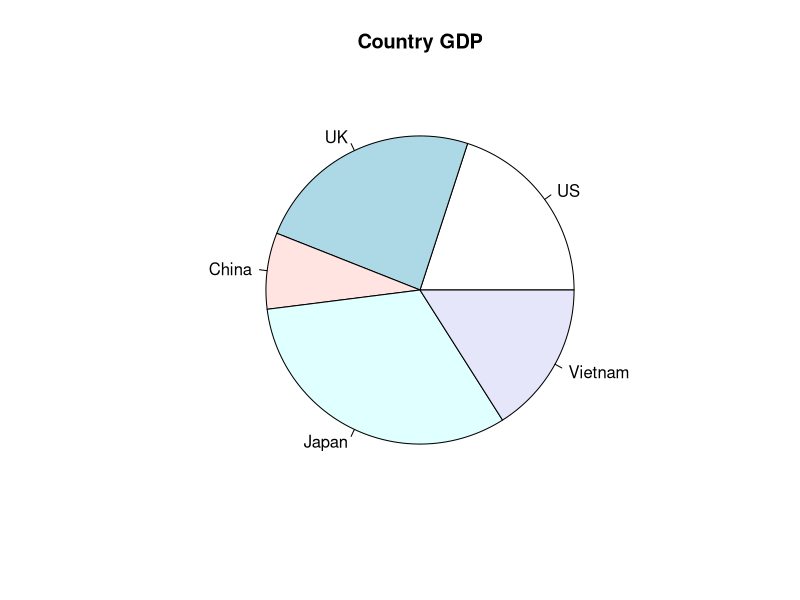
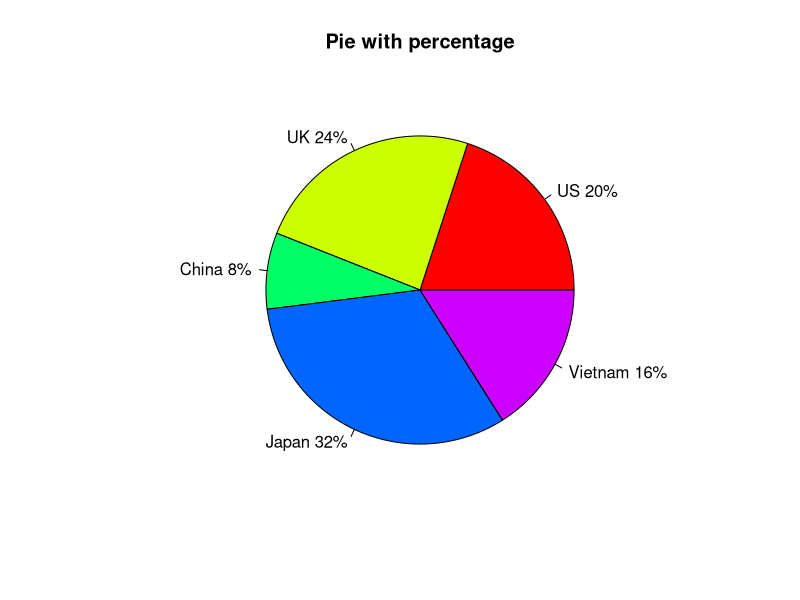
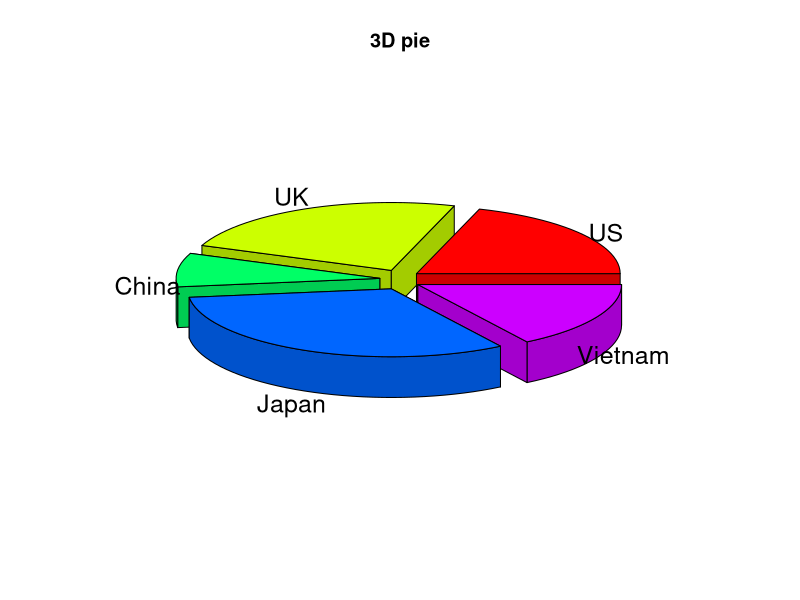
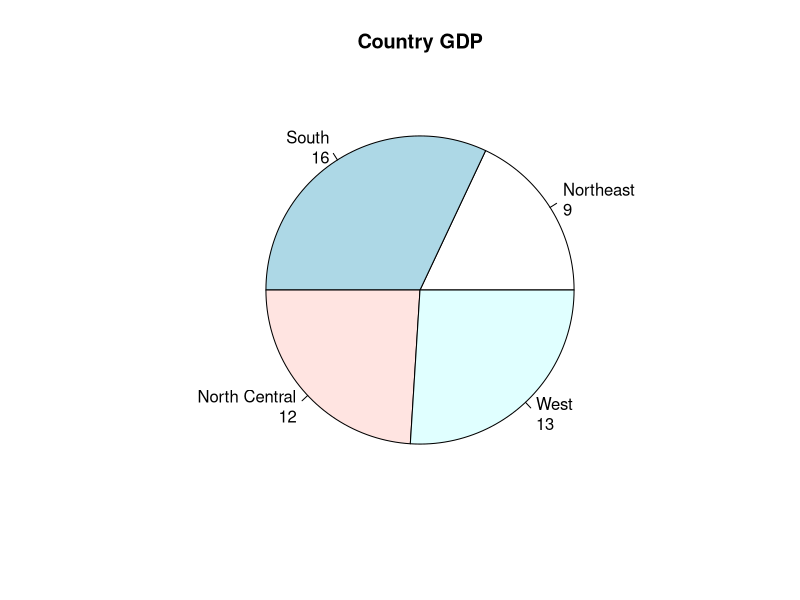
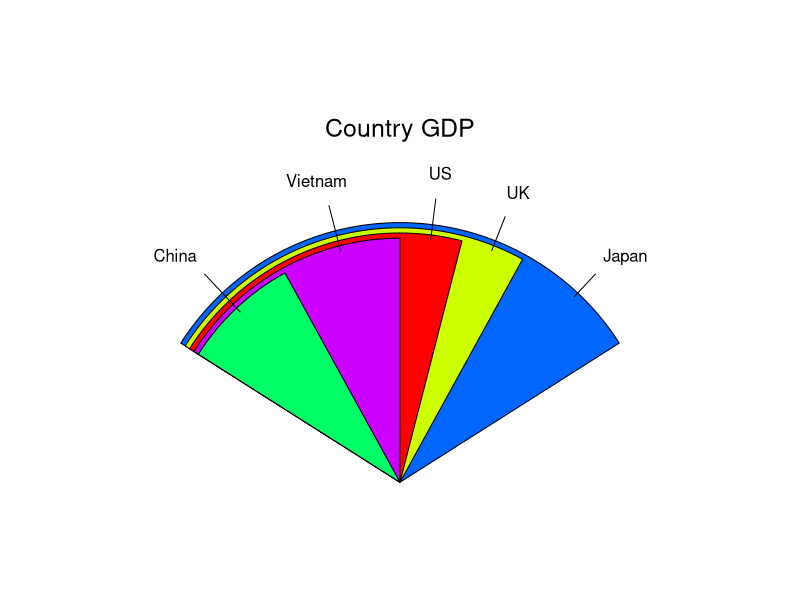
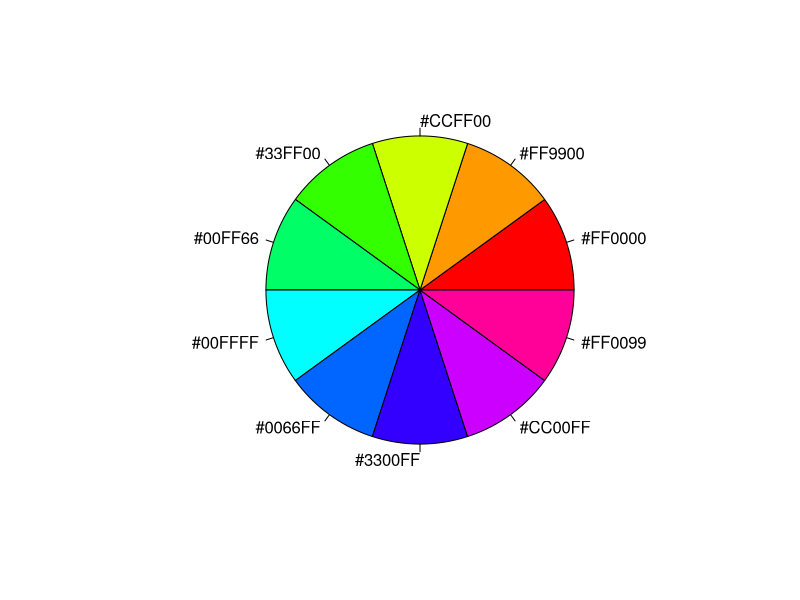
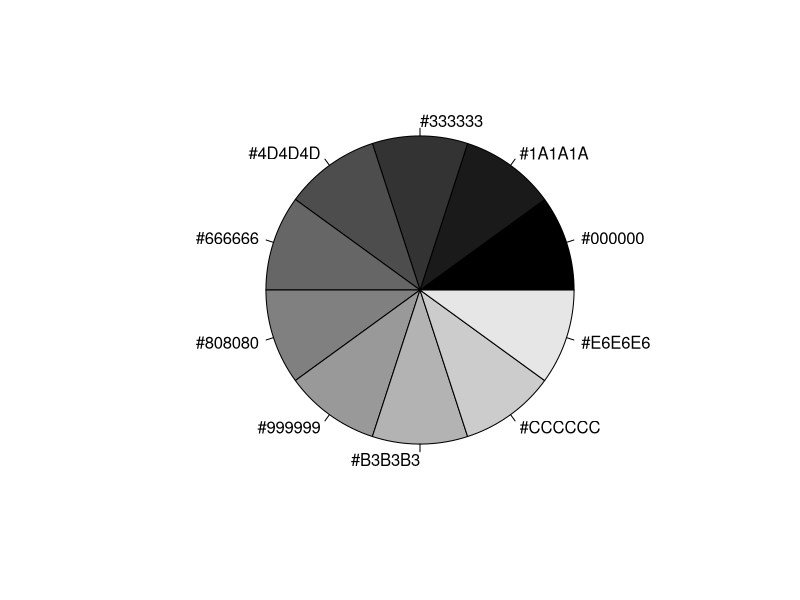

Source code (R) for these figures, in order:
# set we will show 4 graph
par(mfrow=c(1, 1))

# data and labels. data represent the weight of each label. 
slices <- c(10, 12, 4, 16, 8)
lbls <- c("US", "UK", "China", "Japan", "Vietnam")

# show pie. just show percentage via size. 
pie(slices, labels=lbls, main="Country GDP")

# percentage pie,  paste like string connect in C language
pct <- round(slices/sum(slices) * 100)

# paste is Concatenate vectors after converting to character.
lbls2 <- paste(lbls, " ", pct, "%", sep="")
pie(slices, labels=lbls2, col=rainbow(length(lbls2)),
  main="Pie with percentage")

# pie 3D
library('plotrix')
pie3D(slices, labels=lbls, explode=0.1, main="3D pie")

# pie from table
mytable <- table(state.region)
mytable
lbls3 <- paste(names(mytable), "\n", mytable, sep="")
pie(mytable, labels=lbls3, main="Country GDP")

# fan
library('plotrix')
fan.plot(slices, labels=lbls, main="Country GDP")

# pie with different color changing strategy.
n <- 10
mycolors <- rainbow(n)
pie(rep(1, n), labels = mycolors, col = mycolors)

n <- 10
mygrays <- gray(0:n/n)
pie(rep(1, n), labels = mygrays, col = mygrays)
